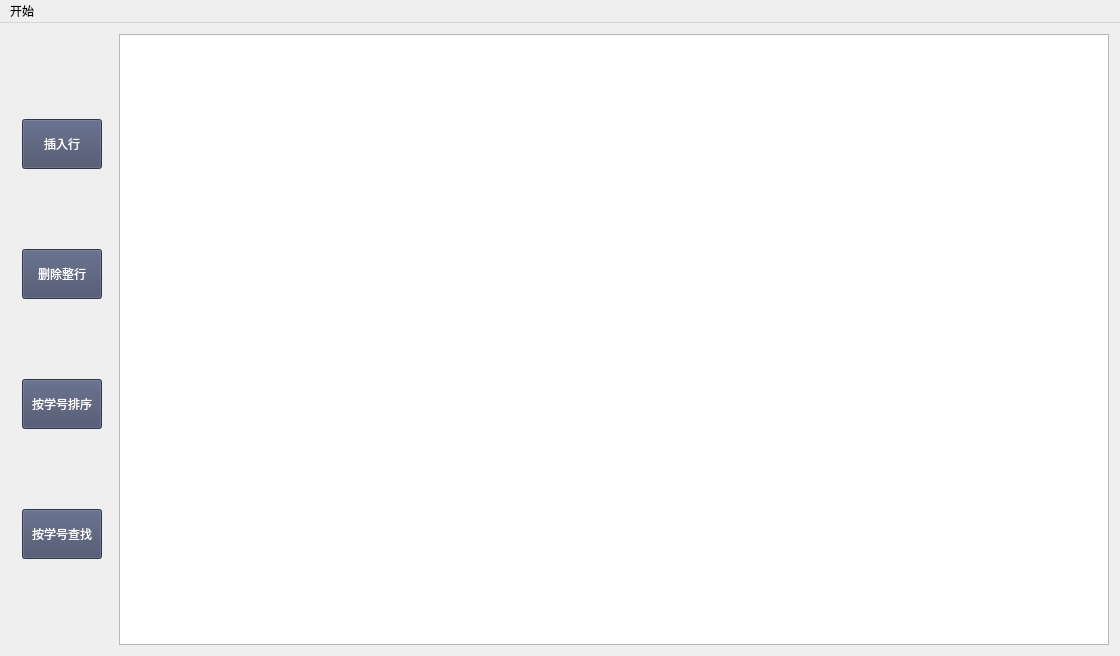
<?xml version="1.0" encoding="UTF-8"?>
<ui version="4.0">
 <class>SHSMS</class>
 <widget class="QMainWindow" name="SHSMS">
  <property name="geometry">
   <rect>
    <x>0</x>
    <y>0</y>
    <width>1120</width>
    <height>656</height>
   </rect>
  </property>
  <property name="windowTitle">
   <string>SHSMS</string>
  </property>
  <widget class="QWidget" name="centralWidget">
   <layout class="QHBoxLayout" name="horizontalLayout">
    <item>
     <widget class="QWidget" name="widget" native="true">
      <layout class="QVBoxLayout" name="verticalLayout">
       <item>
        <widget class="QPushButton" name="btnInsert">
         <property name="minimumSize">
          <size>
           <width>0</width>
           <height>50</height>
          </size>
         </property>
         <property name="styleSheet">
          <string notr="true">font: 12pt &quot;黑体&quot;;
background-color: rgb(67, 75, 103);
color: rgb(255, 255, 255);</string>
         </property>
         <property name="text">
          <string>插入行</string>
         </property>
        </widget>
       </item>
       <item>
        <widget class="QPushButton" name="btnDelete">
         <property name="minimumSize">
          <size>
           <width>0</width>
           <height>50</height>
          </size>
         </property>
         <property name="styleSheet">
          <string notr="true">font: 12pt &quot;黑体&quot;;
background-color: rgb(67, 75, 103);
color: rgb(255, 255, 255);</string>
         </property>
         <property name="text">
          <string>删除整行</string>
         </property>
        </widget>
       </item>
       <item>
        <widget class="QPushButton" name="btnSort">
         <property name="minimumSize">
          <size>
           <width>0</width>
           <height>50</height>
          </size>
         </property>
         <property name="styleSheet">
          <string notr="true">font: 12pt &quot;黑体&quot;;
background-color: rgb(67, 75, 103);
color: rgb(255, 255, 255);</string>
         </property>
         <property name="text">
          <string>按学号排序</string>
         </property>
        </widget>
       </item>
       <item>
        <widget class="QPushButton" name="btnSearch">
         <property name="minimumSize">
          <size>
           <width>0</width>
           <height>50</height>
          </size>
         </property>
         <property name="styleSheet">
          <string notr="true">font: 12pt &quot;黑体&quot;;
background-color: rgb(67, 75, 103);
color: rgb(255, 255, 255);</string>
         </property>
         <property name="text">
          <string>按学号查找</string>
         </property>
        </widget>
       </item>
      </layout>
     </widget>
    </item>
    <item>
     <widget class="QTableWidget" name="tableWidget"/>
    </item>
   </layout>
  </widget>
  <widget class="QMenuBar" name="menuBar">
   <property name="geometry">
    <rect>
     <x>0</x>
     <y>0</y>
     <width>1120</width>
     <height>26</height>
    </rect>
   </property>
   <widget class="QMenu" name="menu">
    <property name="title">
     <string>开始</string>
    </property>
    <addaction name="actionOpen"/>
    <addaction name="actionSave"/>
    <addaction name="actionSaveAs"/>
    <addaction name="actionClose"/>
   </widget>
   <addaction name="menu"/>
  </widget>
  <action name="actionOpen">
   <property name="text">
    <string>打开</string>
   </property>
  </action>
  <action name="actionSave">
   <property name="text">
    <string>保存</string>
   </property>
  </action>
  <action name="actionSaveAs">
   <property name="text">
    <string>保存为…</string>
   </property>
  </action>
  <action name="actionClose">
   <property name="text">
    <string>退出</string>
   </property>
  </action>
  <action name="actiona_2">
   <property name="text">
    <string>按学号</string>
   </property>
  </action>
  <action name="actiona_3">
   <property name="text">
    <string>按学号</string>
   </property>
  </action>
  <action name="actiona_4">
   <property name="text">
    <string>a</string>
   </property>
  </action>
  <action name="actiona_5">
   <property name="text">
    <string>按学号</string>
   </property>
  </action>
  <action name="actiona_6">
   <property name="text">
    <string/>
   </property>
  </action>
 </widget>
 <layoutdefault spacing="6" margin="11"/>
 <resources/>
 <connections/>
</ui>
